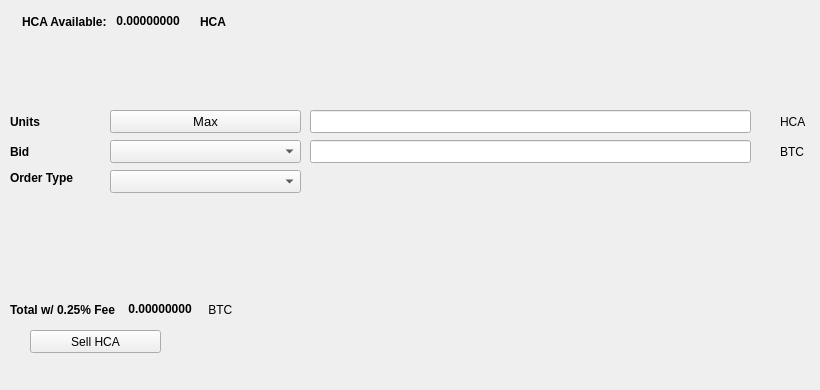
   <widget class="QWidget" name="SellTab">
    <attribute name="title">
     <string>Sell</string>
    </attribute>
    <widget class="QLabel" name="label_16">
     <property name="geometry">
      <rect>
       <x>780</x>
       <y>140</y>
       <width>31</width>
       <height>23</height>
      </rect>
     </property>
     <property name="text">
      <string>BTC</string>
     </property>
    </widget>
    <widget class="QComboBox" name="SellBidcomboBox">
     <property name="geometry">
      <rect>
       <x>110</x>
       <y>140</y>
       <width>191</width>
       <height>23</height>
      </rect>
     </property>
     <property name="font">
      <font>
       <pointsize>10</pointsize>
      </font>
     </property>
    </widget>
    <widget class="QLabel" name="label_18">
     <property name="geometry">
      <rect>
       <x>10</x>
       <y>110</y>
       <width>46</width>
       <height>23</height>
      </rect>
     </property>
     <property name="font">
      <font>
       <weight>75</weight>
       <bold>true</bold>
      </font>
     </property>
     <property name="text">
      <string>Units</string>
     </property>
    </widget>
    <widget class="QPushButton" name="Sell_Max_Amount">
     <property name="geometry">
      <rect>
       <x>110</x>
       <y>110</y>
       <width>191</width>
       <height>23</height>
      </rect>
     </property>
     <property name="font">
      <font>
       <pointsize>10</pointsize>
      </font>
     </property>
     <property name="text">
      <string>Max</string>
     </property>
    </widget>
    <widget class="QLabel" name="label_20">
     <property name="geometry">
      <rect>
       <x>10</x>
       <y>170</y>
       <width>91</width>
       <height>16</height>
      </rect>
     </property>
     <property name="font">
      <font>
       <weight>75</weight>
       <bold>true</bold>
      </font>
     </property>
     <property name="text">
      <string>Order Type</string>
     </property>
    </widget>
    <widget class="QComboBox" name="SellOrdertypeCombo">
     <property name="geometry">
      <rect>
       <x>110</x>
       <y>170</y>
       <width>191</width>
       <height>23</height>
      </rect>
     </property>
     <property name="font">
      <font>
       <pointsize>10</pointsize>
      </font>
     </property>
    </widget>
    <widget class="QLabel" name="label_21">
     <property name="geometry">
      <rect>
       <x>10</x>
       <y>140</y>
       <width>46</width>
       <height>23</height>
      </rect>
     </property>
     <property name="font">
      <font>
       <weight>75</weight>
       <bold>true</bold>
      </font>
     </property>
     <property name="text">
      <string>Bid</string>
     </property>
    </widget>
    <widget class="QLabel" name="label_22">
     <property name="geometry">
      <rect>
       <x>780</x>
       <y>110</y>
       <width>31</width>
       <height>23</height>
      </rect>
     </property>
     <property name="text">
      <string>HCA</string>
     </property>
    </widget>
    <widget class="QLineEdit" name="UnitsInputHCA">
     <property name="geometry">
      <rect>
       <x>310</x>
       <y>110</y>
       <width>441</width>
       <height>23</height>
      </rect>
     </property>
     <property name="font">
      <font>
       <pointsize>9</pointsize>
       <weight>75</weight>
       <bold>true</bold>
      </font>
     </property>
    </widget>
    <widget class="QLineEdit" name="SellBidPriceEdit">
     <property name="geometry">
      <rect>
       <x>310</x>
       <y>140</y>
       <width>441</width>
       <height>23</height>
      </rect>
     </property>
     <property name="font">
      <font>
       <pointsize>9</pointsize>
       <weight>75</weight>
       <bold>true</bold>
      </font>
     </property>
    </widget>
    <widget class="QPushButton" name="SellHCABTN">
     <property name="geometry">
      <rect>
       <x>30</x>
       <y>330</y>
       <width>131</width>
       <height>23</height>
      </rect>
     </property>
     <property name="text">
      <string>Sell HCA</string>
     </property>
     <property name="icon">
      <iconset resource="../hca">
       <normaloff>:/icons/bitcoin</normaloff>:/icons/bitcoin</iconset>
     </property>
    </widget>
    <widget class="QWidget" name="layoutWidget3">
     <property name="geometry">
      <rect>
       <x>22</x>
       <y>12</y>
       <width>258</width>
       <height>19</height>
      </rect>
     </property>
     <layout class="QHBoxLayout" name="horizontalLayout">
      <item>
       <widget class="QLabel" name="label232_2">
        <property name="font">
         <font>
          <weight>75</weight>
          <bold>true</bold>
         </font>
        </property>
        <property name="text">
         <string>HCA Available:</string>
        </property>
       </widget>
      </item>
      <item>
       <widget class="QLabel" name="HCAAvailableLabel">
        <property name="palette">
         <palette>
          <active>
           <colorrole role="WindowText">
            <brush brushstyle="SolidPattern">
             <color alpha="255">
              <red>0</red>
              <green>0</green>
              <blue>0</blue>
             </color>
            </brush>
           </colorrole>
           <colorrole role="Button">
            <brush brushstyle="SolidPattern">
             <color alpha="255">
              <red>0</red>
              <green>170</green>
              <blue>0</blue>
             </color>
            </brush>
           </colorrole>
           <colorrole role="Light">
            <brush brushstyle="SolidPattern">
             <color alpha="255">
              <red>0</red>
              <green>255</green>
              <blue>0</blue>
             </color>
            </brush>
           </colorrole>
           <colorrole role="Midlight">
            <brush brushstyle="SolidPattern">
             <color alpha="255">
              <red>0</red>
              <green>212</green>
              <blue>0</blue>
             </color>
            </brush>
           </colorrole>
           <colorrole role="Dark">
            <brush brushstyle="SolidPattern">
             <color alpha="255">
              <red>0</red>
              <green>85</green>
              <blue>0</blue>
             </color>
            </brush>
           </colorrole>
           <colorrole role="Mid">
            <brush brushstyle="SolidPattern">
             <color alpha="255">
              <red>0</red>
              <green>113</green>
              <blue>0</blue>
             </color>
            </brush>
           </colorrole>
           <colorrole role="Text">
            <brush brushstyle="SolidPattern">
             <color alpha="255">
              <red>0</red>
              <green>170</green>
              <blue>0</blue>
             </color>
            </brush>
           </colorrole>
           <colorrole role="BrightText">
            <brush brushstyle="SolidPattern">
             <color alpha="255">
              <red>255</red>
              <green>255</green>
              <blue>255</blue>
             </color>
            </brush>
           </colorrole>
           <colorrole role="ButtonText">
            <brush brushstyle="SolidPattern">
             <color alpha="255">
              <red>0</red>
              <green>0</green>
              <blue>0</blue>
             </color>
            </brush>
           </colorrole>
           <colorrole role="Base">
            <brush brushstyle="SolidPattern">
             <color alpha="255">
              <red>255</red>
              <green>255</green>
              <blue>255</blue>
             </color>
            </brush>
           </colorrole>
           <colorrole role="Window">
            <brush brushstyle="SolidPattern">
             <color alpha="255">
              <red>0</red>
              <green>170</green>
              <blue>0</blue>
             </color>
            </brush>
           </colorrole>
           <colorrole role="Shadow">
            <brush brushstyle="SolidPattern">
             <color alpha="255">
              <red>0</red>
              <green>0</green>
              <blue>0</blue>
             </color>
            </brush>
           </colorrole>
           <colorrole role="AlternateBase">
            <brush brushstyle="SolidPattern">
             <color alpha="255">
              <red>127</red>
              <green>212</green>
              <blue>127</blue>
             </color>
            </brush>
           </colorrole>
           <colorrole role="ToolTipBase">
            <brush brushstyle="SolidPattern">
             <color alpha="255">
              <red>255</red>
              <green>255</green>
              <blue>220</blue>
             </color>
            </brush>
           </colorrole>
           <colorrole role="ToolTipText">
            <brush brushstyle="SolidPattern">
             <color alpha="255">
              <red>0</red>
              <green>0</green>
              <blue>0</blue>
             </color>
            </brush>
           </colorrole>
          </active>
          <inactive>
           <colorrole role="WindowText">
            <brush brushstyle="SolidPattern">
             <color alpha="255">
              <red>0</red>
              <green>0</green>
              <blue>0</blue>
             </color>
            </brush>
           </colorrole>
           <colorrole role="Button">
            <brush brushstyle="SolidPattern">
             <color alpha="255">
              <red>0</red>
              <green>170</green>
              <blue>0</blue>
             </color>
            </brush>
           </colorrole>
           <colorrole role="Light">
            <brush brushstyle="SolidPattern">
             <color alpha="255">
              <red>0</red>
              <green>255</green>
              <blue>0</blue>
             </color>
            </brush>
           </colorrole>
           <colorrole role="Midlight">
            <brush brushstyle="SolidPattern">
             <color alpha="255">
              <red>0</red>
              <green>212</green>
              <blue>0</blue>
             </color>
            </brush>
           </colorrole>
           <colorrole role="Dark">
            <brush brushstyle="SolidPattern">
             <color alpha="255">
              <red>0</red>
              <green>85</green>
              <blue>0</blue>
             </color>
            </brush>
           </colorrole>
           <colorrole role="Mid">
            <brush brushstyle="SolidPattern">
             <color alpha="255">
              <red>0</red>
              <green>113</green>
              <blue>0</blue>
             </color>
            </brush>
           </colorrole>
           <colorrole role="Text">
            <brush brushstyle="SolidPattern">
             <color alpha="255">
              <red>0</red>
              <green>170</green>
              <blue>0</blue>
             </color>
            </brush>
           </colorrole>
           <colorrole role="BrightText">
            <brush brushstyle="SolidPattern">
             <color alpha="255">
              <red>255</red>
              <green>255</green>
              <blue>255</blue>
             </color>
            </brush>
           </colorrole>
           <colorrole role="ButtonText">
            <brush brushstyle="SolidPattern">
             <color alpha="255">
              <red>0</red>
              <green>0</green>
              <blue>0</blue>
             </color>
            </brush>
           </colorrole>
           <colorrole role="Base">
            <brush brushstyle="SolidPattern">
             <color alpha="255">
              <red>255</red>
              <green>255</green>
              <blue>255</blue>
             </color>
            </brush>
           </colorrole>
           <colorrole role="Window">
            <brush brushstyle="SolidPattern">
             <color alpha="255">
              <red>0</red>
              <green>170</green>
              <blue>0</blue>
             </color>
            </brush>
           </colorrole>
           <colorrole role="Shadow">
            <brush brushstyle="SolidPattern">
             <color alpha="255">
              <red>0</red>
              <green>0</green>
              <blue>0</blue>
             </color>
            </brush>
           </colorrole>
           <colorrole role="AlternateBase">
            <brush brushstyle="SolidPattern">
             <color alpha="255">
              <red>127</red>
              <green>212</green>
              <blue>127</blue>
             </color>
            </brush>
           </colorrole>
           <colorrole role="ToolTipBase">
            <brush brushstyle="SolidPattern">
             <color alpha="255">
              <red>255</red>
              <green>255</green>
              <blue>220</blue>
             </color>
            </brush>
           </colorrole>
           <colorrole role="ToolTipText">
            <brush brushstyle="SolidPattern">
             <color alpha="255">
              <red>0</red>
              <green>0</green>
              <blue>0</blue>
             </color>
            </brush>
           </colorrole>
          </inactive>
          <disabled>
           <colorrole role="WindowText">
            <brush brushstyle="SolidPattern">
             <color alpha="255">
              <red>0</red>
              <green>85</green>
              <blue>0</blue>
             </color>
            </brush>
           </colorrole>
           <colorrole role="Button">
            <brush brushstyle="SolidPattern">
             <color alpha="255">
              <red>0</red>
              <green>170</green>
              <blue>0</blue>
             </color>
            </brush>
           </colorrole>
           <colorrole role="Light">
            <brush brushstyle="SolidPattern">
             <color alpha="255">
              <red>0</red>
              <green>255</green>
              <blue>0</blue>
             </color>
            </brush>
           </colorrole>
           <colorrole role="Midlight">
            <brush brushstyle="SolidPattern">
             <color alpha="255">
              <red>0</red>
              <green>212</green>
              <blue>0</blue>
             </color>
            </brush>
           </colorrole>
           <colorrole role="Dark">
            <brush brushstyle="SolidPattern">
             <color alpha="255">
              <red>0</red>
              <green>85</green>
              <blue>0</blue>
             </color>
            </brush>
           </colorrole>
           <colorrole role="Mid">
            <brush brushstyle="SolidPattern">
             <color alpha="255">
              <red>0</red>
              <green>113</green>
              <blue>0</blue>
             </color>
            </brush>
           </colorrole>
           <colorrole role="Text">
            <brush brushstyle="SolidPattern">
             <color alpha="255">
              <red>0</red>
              <green>85</green>
              <blue>0</blue>
             </color>
            </brush>
           </colorrole>
           <colorrole role="BrightText">
            <brush brushstyle="SolidPattern">
             <color alpha="255">
              <red>255</red>
              <green>255</green>
              <blue>255</blue>
             </color>
            </brush>
           </colorrole>
           <colorrole role="ButtonText">
            <brush brushstyle="SolidPattern">
             <color alpha="255">
              <red>0</red>
              <green>85</green>
              <blue>0</blue>
             </color>
            </brush>
           </colorrole>
           <colorrole role="Base">
            <brush brushstyle="SolidPattern">
             <color alpha="255">
              <red>0</red>
              <green>170</green>
              <blue>0</blue>
             </color>
            </brush>
           </colorrole>
           <colorrole role="Window">
            <brush brushstyle="SolidPattern">
             <color alpha="255">
              <red>0</red>
              <green>170</green>
              <blue>0</blue>
             </color>
            </brush>
           </colorrole>
           <colorrole role="Shadow">
            <brush brushstyle="SolidPattern">
             <color alpha="255">
              <red>0</red>
              <green>0</green>
              <blue>0</blue>
             </color>
            </brush>
           </colorrole>
           <colorrole role="AlternateBase">
            <brush brushstyle="SolidPattern">
             <color alpha="255">
              <red>0</red>
              <green>170</green>
              <blue>0</blue>
             </color>
            </brush>
           </colorrole>
           <colorrole role="ToolTipBase">
            <brush brushstyle="SolidPattern">
             <color alpha="255">
              <red>255</red>
              <green>255</green>
              <blue>220</blue>
             </color>
            </brush>
           </colorrole>
           <colorrole role="ToolTipText">
            <brush brushstyle="SolidPattern">
             <color alpha="255">
              <red>0</red>
              <green>0</green>
              <blue>0</blue>
             </color>
            </brush>
           </colorrole>
          </disabled>
         </palette>
        </property>
        <property name="font">
         <font>
          <weight>75</weight>
          <bold>true</bold>
         </font>
        </property>
        <property name="text">
         <string> 0.00000000 </string>
        </property>
        <property name="textInteractionFlags">
         <set>Qt::LinksAccessibleByMouse|Qt::TextSelectableByKeyboard|Qt::TextSelectableByMouse</set>
        </property>
       </widget>
      </item>
      <item>
       <widget class="QLabel" name="labelHCA">
        <property name="font">
         <font>
          <weight>75</weight>
          <bold>true</bold>
         </font>
        </property>
        <property name="text">
         <string>HCA</string>
        </property>
       </widget>
      </item>
     </layout>
    </widget>
    <widget class="QWidget" name="layoutWidget">
     <property name="geometry">
      <rect>
       <x>10</x>
       <y>300</y>
       <width>268</width>
       <height>19</height>
      </rect>
     </property>
     <layout class="QHBoxLayout" name="horizontalLayout_2">
      <item>
       <widget class="QLabel" name="label_19">
        <property name="font">
         <font>
          <weight>75</weight>
          <bold>true</bold>
         </font>
        </property>
        <property name="text">
         <string>Total w/ 0.25% Fee </string>
        </property>
       </widget>
      </item>
      <item>
       <widget class="QLabel" name="SellCostLabel">
        <property name="palette">
         <palette>
          <active>
           <colorrole role="WindowText">
            <brush brushstyle="SolidPattern">
             <color alpha="255">
              <red>0</red>
              <green>0</green>
              <blue>0</blue>
             </color>
            </brush>
           </colorrole>
           <colorrole role="Button">
            <brush brushstyle="SolidPattern">
             <color alpha="255">
              <red>0</red>
              <green>170</green>
              <blue>0</blue>
             </color>
            </brush>
           </colorrole>
           <colorrole role="Light">
            <brush brushstyle="SolidPattern">
             <color alpha="255">
              <red>0</red>
              <green>255</green>
              <blue>0</blue>
             </color>
            </brush>
           </colorrole>
           <colorrole role="Midlight">
            <brush brushstyle="SolidPattern">
             <color alpha="255">
              <red>0</red>
              <green>212</green>
              <blue>0</blue>
             </color>
            </brush>
           </colorrole>
           <colorrole role="Dark">
            <brush brushstyle="SolidPattern">
             <color alpha="255">
              <red>0</red>
              <green>85</green>
              <blue>0</blue>
             </color>
            </brush>
           </colorrole>
           <colorrole role="Mid">
            <brush brushstyle="SolidPattern">
             <color alpha="255">
              <red>0</red>
              <green>113</green>
              <blue>0</blue>
             </color>
            </brush>
           </colorrole>
           <colorrole role="Text">
            <brush brushstyle="SolidPattern">
             <color alpha="255">
              <red>0</red>
              <green>170</green>
              <blue>0</blue>
             </color>
            </brush>
           </colorrole>
           <colorrole role="BrightText">
            <brush brushstyle="SolidPattern">
             <color alpha="255">
              <red>255</red>
              <green>255</green>
              <blue>255</blue>
             </color>
            </brush>
           </colorrole>
           <colorrole role="ButtonText">
            <brush brushstyle="SolidPattern">
             <color alpha="255">
              <red>0</red>
              <green>0</green>
              <blue>0</blue>
             </color>
            </brush>
           </colorrole>
           <colorrole role="Base">
            <brush brushstyle="SolidPattern">
             <color alpha="255">
              <red>255</red>
              <green>255</green>
              <blue>255</blue>
             </color>
            </brush>
           </colorrole>
           <colorrole role="Window">
            <brush brushstyle="SolidPattern">
             <color alpha="255">
              <red>0</red>
              <green>170</green>
              <blue>0</blue>
             </color>
            </brush>
           </colorrole>
           <colorrole role="Shadow">
            <brush brushstyle="SolidPattern">
             <color alpha="255">
              <red>0</red>
              <green>0</green>
              <blue>0</blue>
             </color>
            </brush>
           </colorrole>
           <colorrole role="AlternateBase">
            <brush brushstyle="SolidPattern">
             <color alpha="255">
              <red>127</red>
              <green>212</green>
              <blue>127</blue>
             </color>
            </brush>
           </colorrole>
           <colorrole role="ToolTipBase">
            <brush brushstyle="SolidPattern">
             <color alpha="255">
              <red>255</red>
              <green>255</green>
              <blue>220</blue>
             </color>
            </brush>
           </colorrole>
           <colorrole role="ToolTipText">
            <brush brushstyle="SolidPattern">
             <color alpha="255">
              <red>0</red>
              <green>0</green>
              <blue>0</blue>
             </color>
            </brush>
           </colorrole>
          </active>
          <inactive>
           <colorrole role="WindowText">
            <brush brushstyle="SolidPattern">
             <color alpha="255">
              <red>0</red>
              <green>0</green>
              <blue>0</blue>
             </color>
            </brush>
           </colorrole>
           <colorrole role="Button">
            <brush brushstyle="SolidPattern">
             <color alpha="255">
              <red>0</red>
              <green>170</green>
              <blue>0</blue>
             </color>
            </brush>
           </colorrole>
           <colorrole role="Light">
            <brush brushstyle="SolidPattern">
             <color alpha="255">
              <red>0</red>
              <green>255</green>
              <blue>0</blue>
             </color>
            </brush>
           </colorrole>
           <colorrole role="Midlight">
            <brush brushstyle="SolidPattern">
             <color alpha="255">
              <red>0</red>
              <green>212</green>
              <blue>0</blue>
             </color>
            </brush>
           </colorrole>
           <colorrole role="Dark">
            <brush brushstyle="SolidPattern">
             <color alpha="255">
              <red>0</red>
              <green>85</green>
              <blue>0</blue>
             </color>
            </brush>
           </colorrole>
           <colorrole role="Mid">
            <brush brushstyle="SolidPattern">
             <color alpha="255">
              <red>0</red>
              <green>113</green>
              <blue>0</blue>
             </color>
            </brush>
           </colorrole>
           <colorrole role="Text">
            <brush brushstyle="SolidPattern">
             <color alpha="255">
              <red>0</red>
              <green>170</green>
              <blue>0</blue>
             </color>
            </brush>
           </colorrole>
           <colorrole role="BrightText">
            <brush brushstyle="SolidPattern">
             <color alpha="255">
              <red>255</red>
              <green>255</green>
              <blue>255</blue>
             </color>
            </brush>
           </colorrole>
           <colorrole role="ButtonText">
            <brush brushstyle="SolidPattern">
             <color alpha="255">
              <red>0</red>
              <green>0</green>
              <blue>0</blue>
             </color>
            </brush>
           </colorrole>
           <colorrole role="Base">
            <brush brushstyle="SolidPattern">
             <color alpha="255">
              <red>255</red>
              <green>255</green>
              <blue>255</blue>
             </color>
            </brush>
           </colorrole>
           <colorrole role="Window">
            <brush brushstyle="SolidPattern">
             <color alpha="255">
              <red>0</red>
              <green>170</green>
              <blue>0</blue>
             </color>
            </brush>
           </colorrole>
           <colorrole role="Shadow">
            <brush brushstyle="SolidPattern">
             <color alpha="255">
              <red>0</red>
              <green>0</green>
              <blue>0</blue>
             </color>
            </brush>
           </colorrole>
           <colorrole role="AlternateBase">
            <brush brushstyle="SolidPattern">
             <color alpha="255">
              <red>127</red>
              <green>212</green>
              <blue>127</blue>
             </color>
            </brush>
           </colorrole>
           <colorrole role="ToolTipBase">
            <brush brushstyle="SolidPattern">
             <color alpha="255">
              <red>255</red>
              <green>255</green>
              <blue>220</blue>
             </color>
            </brush>
           </colorrole>
           <colorrole role="ToolTipText">
            <brush brushstyle="SolidPattern">
             <color alpha="255">
              <red>0</red>
              <green>0</green>
              <blue>0</blue>
             </color>
            </brush>
           </colorrole>
          </inactive>
          <disabled>
           <colorrole role="WindowText">
            <brush brushstyle="SolidPattern">
             <color alpha="255">
              <red>0</red>
              <green>85</green>
              <blue>0</blue>
             </color>
            </brush>
           </colorrole>
           <colorrole role="Button">
            <brush brushstyle="SolidPattern">
             <color alpha="255">
              <red>0</red>
              <green>170</green>
              <blue>0</blue>
             </color>
            </brush>
           </colorrole>
           <colorrole role="Light">
            <brush brushstyle="SolidPattern">
             <color alpha="255">
              <red>0</red>
              <green>255</green>
              <blue>0</blue>
             </color>
            </brush>
           </colorrole>
           <colorrole role="Midlight">
            <brush brushstyle="SolidPattern">
             <color alpha="255">
              <red>0</red>
              <green>212</green>
              <blue>0</blue>
             </color>
            </brush>
           </colorrole>
           <colorrole role="Dark">
            <brush brushstyle="SolidPattern">
             <color alpha="255">
              <red>0</red>
              <green>85</green>
              <blue>0</blue>
             </color>
            </brush>
           </colorrole>
           <colorrole role="Mid">
            <brush brushstyle="SolidPattern">
             <color alpha="255">
              <red>0</red>
              <green>113</green>
              <blue>0</blue>
             </color>
            </brush>
           </colorrole>
           <colorrole role="Text">
            <brush brushstyle="SolidPattern">
             <color alpha="255">
              <red>0</red>
              <green>85</green>
              <blue>0</blue>
             </color>
            </brush>
           </colorrole>
           <colorrole role="BrightText">
            <brush brushstyle="SolidPattern">
             <color alpha="255">
              <red>255</red>
              <green>255</green>
              <blue>255</blue>
             </color>
            </brush>
           </colorrole>
           <colorrole role="ButtonText">
            <brush brushstyle="SolidPattern">
             <color alpha="255">
              <red>0</red>
              <green>85</green>
              <blue>0</blue>
             </color>
            </brush>
           </colorrole>
           <colorrole role="Base">
            <brush brushstyle="SolidPattern">
             <color alpha="255">
              <red>0</red>
              <green>170</green>
              <blue>0</blue>
             </color>
            </brush>
           </colorrole>
           <colorrole role="Window">
            <brush brushstyle="SolidPattern">
             <color alpha="255">
              <red>0</red>
              <green>170</green>
              <blue>0</blue>
             </color>
            </brush>
           </colorrole>
           <colorrole role="Shadow">
            <brush brushstyle="SolidPattern">
             <color alpha="255">
              <red>0</red>
              <green>0</green>
              <blue>0</blue>
             </color>
            </brush>
           </colorrole>
           <colorrole role="AlternateBase">
            <brush brushstyle="SolidPattern">
             <color alpha="255">
              <red>0</red>
              <green>170</green>
              <blue>0</blue>
             </color>
            </brush>
           </colorrole>
           <colorrole role="ToolTipBase">
            <brush brushstyle="SolidPattern">
             <color alpha="255">
              <red>255</red>
              <green>255</green>
              <blue>220</blue>
             </color>
            </brush>
           </colorrole>
           <colorrole role="ToolTipText">
            <brush brushstyle="SolidPattern">
             <color alpha="255">
              <red>0</red>
              <green>0</green>
              <blue>0</blue>
             </color>
            </brush>
           </colorrole>
          </disabled>
         </palette>
        </property>
        <property name="font">
         <font>
          <weight>75</weight>
          <bold>true</bold>
         </font>
        </property>
        <property name="autoFillBackground">
         <bool>false</bool>
        </property>
        <property name="text">
         <string> 0.00000000</string>
        </property>
        <property name="textInteractionFlags">
         <set>Qt::LinksAccessibleByMouse|Qt::TextSelectableByMouse</set>
        </property>
       </widget>
      </item>
      <item>
       <widget class="QLabel" name="label_17">
        <property name="font">
         <font>
          <weight>50</weight>
          <bold>false</bold>
         </font>
        </property>
        <property name="text">
         <string> BTC</string>
        </property>
       </widget>
      </item>
     </layout>
    </widget>
    <widget class="QLabel" name="label_23">
     <property name="geometry">
      <rect>
       <x>460</x>
       <y>300</y>
       <width>281</width>
       <height>81</height>
      </rect>
     </property>
     <property name="text">
      <string/>
     </property>
     <property name="pixmap">
      <pixmap>:/images/bittrex</pixmap>
     </property>
    </widget>
   </widget>
